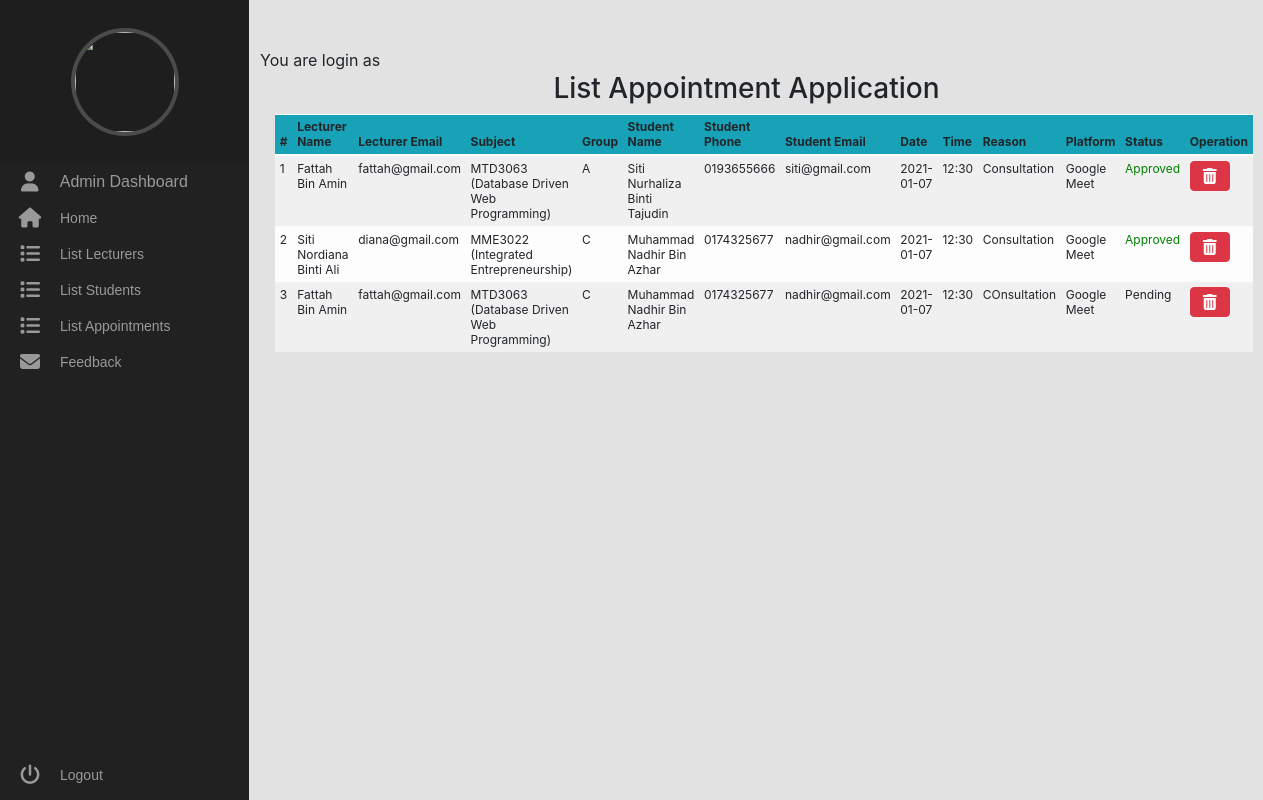
The page /admin/listappointment.php on the database its author committed.
### tables this page shows
CREATE TABLE `booking` (
  `id` int(11) NOT NULL,
  `lecturername` varchar(40) NOT NULL,
  `lectureremail` varchar(25) NOT NULL,
  `subject` varchar(150) NOT NULL,
  `groupclass` varchar(2) NOT NULL,
  `studentname` varchar(40) NOT NULL,
  `studentphone` varchar(12) NOT NULL,
  `studentemail` varchar(25) NOT NULL,
  `date` varchar(15) NOT NULL,
  `time` varchar(30) NOT NULL,
  `reason` varchar(200) NOT NULL,
  `platform` varchar(50) NOT NULL,
  `status` varchar(20) NOT NULL DEFAULT '0'
);

### admin/listappointment.php (the view, shortened to what this page needs)
<?php
include('dashboard.php'); ?>
<head>
  <link rel="stylesheet" href="../CSS/bootstrap.min.css" />
  <link rel="stylesheet" href="../CSS/style.css" />
</head>
<div class="main">
<div class = "container text-center">
<h3>List Appointment Application</h3>
			<div class = "d-flex table-data ">
			<table class ="table table-striped table-light table-sm text-sm">
				<thead class ="bg-info">
					<tr>
						<th>#</th>
						<th class="col-auto">Lecturer Name</th>
						<th class="col-auto">Lecturer Email</th>
						<th  class="col-md-auto">Subject</th>
                        <th  class="col-md-auto">Group</th>
                        <th>Student Name</th>
                        <th>Student Phone</th>
						<th>Student Email</th>
						<th>Date</th>
                        <th>Time</th>
                        <th>Reason</th>
						<th>Platform</th>
						<th>Status</th>
            			<th>Operation</th>
					</tr>
				</thead>
			<?php
				$i = 0;
				$result = mysqli_query($mysqli, "SELECT * FROM booking ");
				while ($row = $result->fetch_array()):
					$lecturername = $row['lecturername'];
                    $lectureremail = $row['lectureremail'];
                    $subject = $row['subject'];
                    $groupclass = $row['groupclass'];
                    $studentname = $row['studentname'];
					$studentphone = $row['studentphone'];
                    $studentemail = $row['studentemail'];
                    $date = $row['date'];
                    $time = $row['time'];
                    $reason = $row['reason'];
					$platform = $row['platform'];
					if($row['status'] == "0"){
						$status2 = "Pending"; }
					elseif($row['status'] == "1"){
						$status2 =  "<span style='color:Green;'> Approved </span>"; }
					elseif($row['status'] == "2"){
						$status2 =  "<span style='color:Red;'> Rejected </span>"; }
			$i++;
			?>
					<tr>
						<td><?php echo $i; ?></td>
						<td><?php echo $lecturername; ?></td>
						<td><?php echo $lectureremail ?></td>
                        <td><?php echo $subject; ?></td>
                        <td><?php echo $groupclass; ?></td>
						<td><?php echo $studentname ?></td>
                        <td><?php echo $studentphone; ?></td>
                        <td><?php echo $studentemail; ?></td>
						<td><?php echo $date ?></td>
                        <td><?php echo $time; ?></td>
                        <td><?php echo $reason ?></td>
                        <td><?php echo $platform; ?></td>
						<td><?php echo $status2; ?>
				<td><button title="Delete" type="button" class="btn btn-danger" aria-label="Left Align" onclick="location.href='delete.php?id=<?php echo $row['id']?>'">
					<i class="fas fa-trash-alt" aria-label="true"></i>
				</button>
			    </td>
					</tr>
				<?php endwhile; ?>
			</table>
		</div>
</div>

### CSS/style.css (style rules this page uses)
.main { margin-left: 230px; padding: 0px 30px; }

### CSS/dashboard.css (style rules this page uses)
body { background: #f8f8f8; }

### admin/listappointment.php (style rules this page uses)
td { text-overflow: ellipsis; }
.table { font-size: 12px; }

### rows shown on the page
booking: lecturername "Fattah Bin Amin", lectureremail "fattah@gmail.com", subject "MTD3063 (Database Driven Web Programming)", groupclass "A", studentname "Siti Nurhaliza Binti Tajudin", studentphone "0193655666", studentemail "siti@gmail.com", date "2021-01-07", time "12:30", reason "Consultation", platform "Google Meet", status "Approved"
booking: lecturername "Siti Nordiana Binti Ali", lectureremail "diana@gmail.com", subject "MME3022 (Integrated Entrepreneurship)", groupclass "C", studentname "Muhammad Nadhir Bin Azhar", studentphone "0174325677", studentemail "nadhir@gmail.com", date "2021-01-07", time "12:30", reason "Consultation", platform "Google Meet", status "Approved"
booking: lecturername "Fattah Bin Amin", lectureremail "fattah@gmail.com", subject "MTD3063 (Database Driven Web Programming)", groupclass "C", studentname "Muhammad Nadhir Bin Azhar", studentphone "0174325677", studentemail "nadhir@gmail.com", date "2021-01-07", time "12:30", reason "COnsultation", platform "Google Meet", status "Pending"
